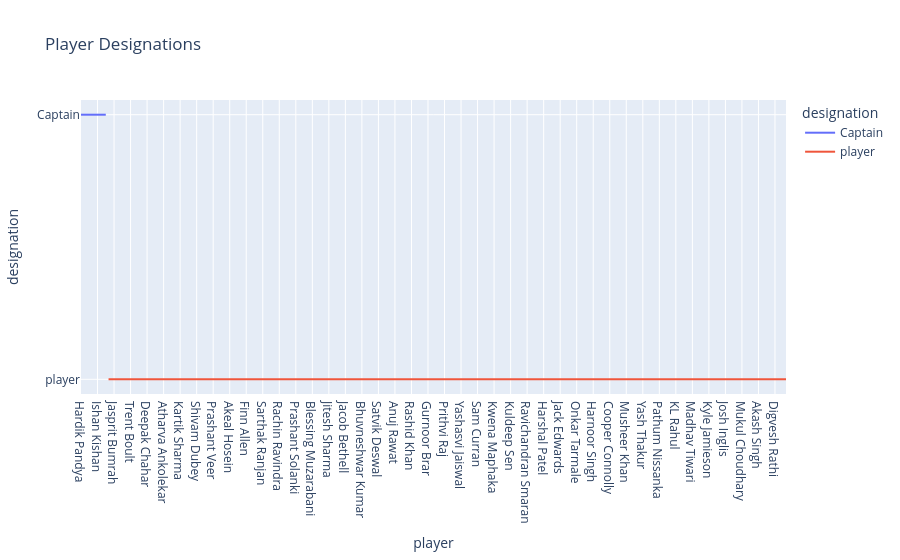

This figure's notebook cell:
### Code cell
#  Line: Player vs Designation
fig = px.line(df, x="player", y="designation", color="designation",
              title="Player Designations")
fig.show()

### Figure 1 — Plotly figure (JSON) as saved in the notebook; plotly's stock layout.template omitted (floating-point values rounded to 4 significant figures; data arrays with more than 128 entries replaced by an {"elided": "..."} marker saying what was removed)
{"data": [{"hovertemplate": "designation=%{y}<br>player=%{x}<extra></extra>", "legendgroup": "Captain", "line": {"color": "#636efa", "dash": "solid"}, "marker": {"symbol": "circle"}, "mode": "lines", "name": "Captain", "orientation": "v", "showlegend": true, "type": "scatter", "x": ["Hardik Pandya", "Ruturaj Gaikwad", "Ajinkya Rahane", "Rajat Patidar", "Shubman Gill", "Riyan Parag", "Ishan Kishan", "Shreyas Iyer", "Axar Patel", "Rishabh Pant"], "xaxis": "x", "y": ["Captain", "Captain", "Captain", "Captain", "Captain", "Captain", "Captain", "Captain", "Captain", "Captain"], "yaxis": "y"}, {"hovertemplate": "designation=%{y}<br>player=%{x}<extra></extra>", "legendgroup": "player", "line": {"color": "#EF553B", "dash": "solid"}, "marker": {"symbol": "circle"}, "mode": "lines", "name": "player", "orientation": "v", "showlegend": true, "type": "scatter", "x": {"elided": "247 str values"}, "xaxis": "x", "y": {"elided": "247 str values"}, "yaxis": "y"}], "layout": {"legend": {"title": {"text": "designation"}, "tracegroupgap": 0}, "title": {"text": "Player Designations"}, "xaxis": {"anchor": "y", "domain": [0, 1], "title": {"text": "player"}}, "yaxis": {"anchor": "x", "categoryarray": ["player", "Captain"], "categoryorder": "array", "domain": [0, 1], "title": {"text": "designation"}}}}
